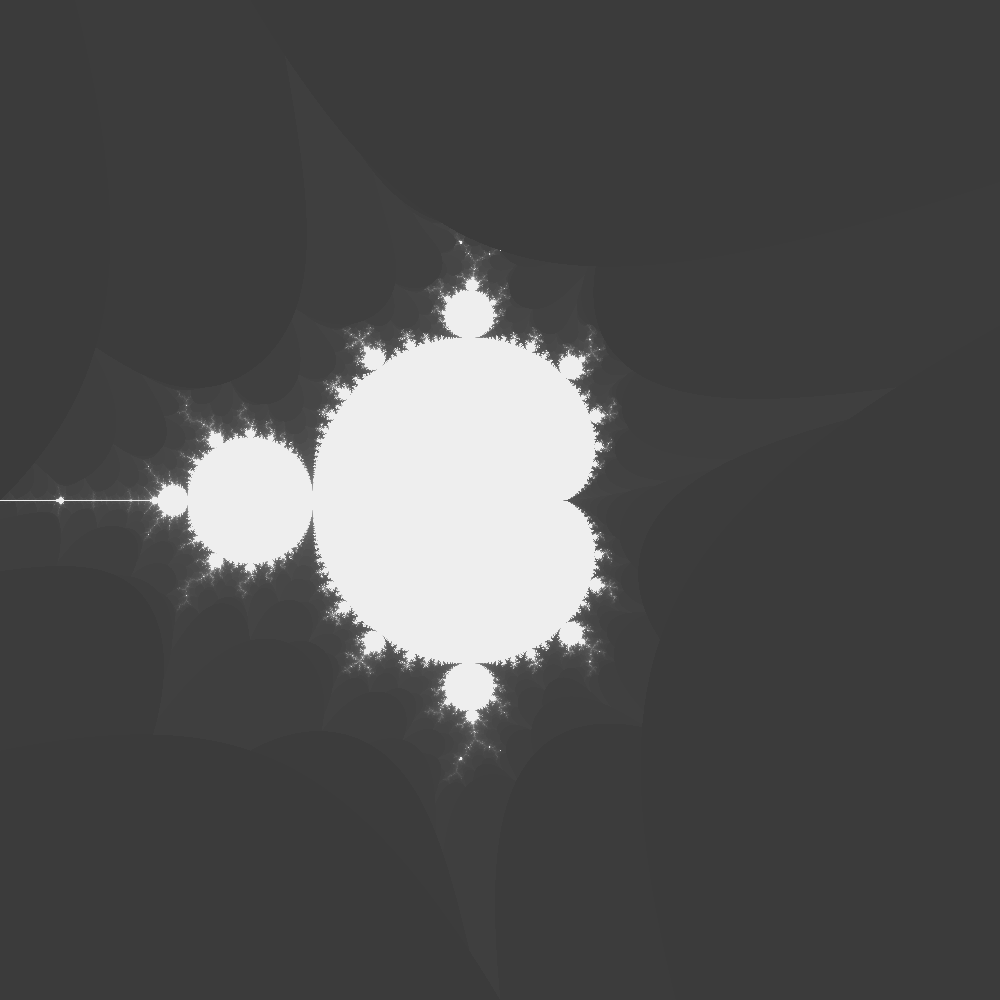
Frame 1 (no input)
Frame 60 (the mouse pressed at the canvas centre just before this capture): identical to frame 1, image omitted
Frame 120 (the mouse held since frame 60 and released just before this capture): identical to frame 1, image omitted

The Processing sketch that drew this single still picture (run headless with seeded random() and noise(); from frame 60 on, the mouse is pressed at the canvas centre):

// Processing sketch: MandelBrotTutorial
// ── MandelBrotTutorial.pde
import java.lang.Math;
import java.util.Arrays;

private int iterations = 100;
private int iterationCounter = 0;
//private color currentColor;
private float c = -0.75;
private int screenSize = 1000;
private float saveX = 0;
private float saveY = 0;

void setup() {
  size(1000, 1000);
  for (float x = 0; x < 1000; x++) {
    for (float y = 0; y < 1000; y++) {
      float a = map(x, 0, 1000, -2, 2);
      float b = map(y, 0, 1000, -2, 2);
      float startA = a;
      float startB = b;
      int secondCount = 0;
      for (int i = 0; i<100; i++) {
        secondCount = i;
        float aa = a*a-b*b;
        float bb = a*b*2;
        a = aa+startA;
        b = bb+startB;
        if (Math.abs(a+b) > 2) {
          break;
        }
      }
      stroke(color(map(secondCount, 0, 100, 0, 255)));
      //stroke(mandel(map(x,0,1000,-4,4),map(y,0,1000,-4,4)));
      point(x, y);
    }
  }
}

private color mandel(float initialX, float initialY) {
  // currentColor = color(255, 255, 255);
  color adsfk = mandelRecursive(initialX, initialY, initialX, initialY);
  return adsfk;
}
private color mandelRecursive(float previousValueX, float previousValueY, float initialX, float initialY) {
  float newX =previousValueX*previousValueX-(previousValueY*previousValueY);
  float newY =previousValueX*previousValueY*2;
  newX += initialX;
  newY += initialY;
  if (iterationCounter <= iterations) { 
    iterationCounter++; 
    if (Math.abs(newX+newY) > 8) {
      return color(map(iterationCounter, 0, 100, 0, 255));
    } else {
      mandelRecursive(newX, newY, initialX, initialY);
    }
  }
  iterationCounter = 0;
  //println(newX+newY+c);
  //println(newX+newY-c);
  // print((newX+newY+c)+" __");
  //color cO = Math.abs(-1*(newX*newX+-newY*newY)+c)<1.5 && newX*newY*2< Math.abs(0.866)?color(map(-1*(newX*newX+-newY*newY)+c,-1.5,1.5,0,255),0,0):color(255,0,0);
  return color(0, 0, 0);
}

void draw() {
}
